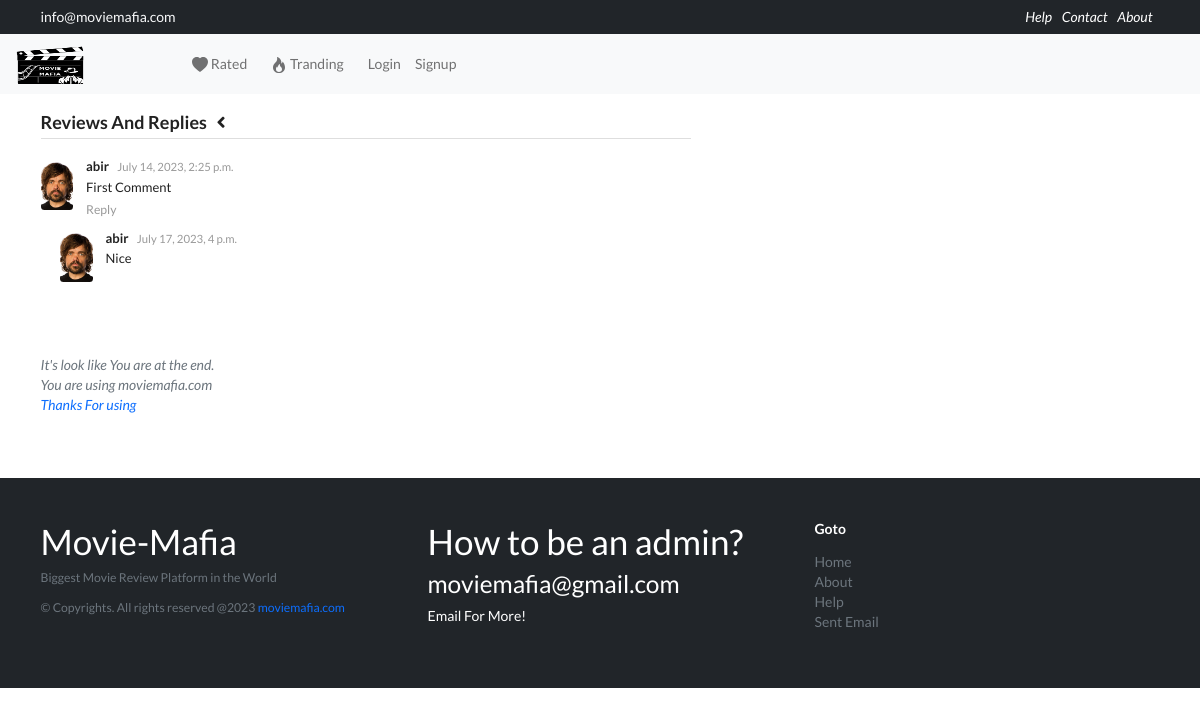
The page /4/replies/ on the database its author committed.
### movie/models.py (models this page shows, shortened)
class Review(models.Model):
    user = models.ForeignKey(Profile, on_delete=models.CASCADE)
    post = models.ForeignKey(Movie, on_delete=models.CASCADE)
    body = models.TextField()
    liked = models.ManyToManyField(
        Profile, default=None, related_name='likesr', blank=True)
    updated = models.DateTimeField(auto_now=True)
    created = models.DateTimeField(auto_now_add=True)
    class Meta:
        ordering = ['-created']

class Reply(models.Model):
    user = models.ForeignKey(Profile, on_delete=models.CASCADE)
    comment = models.ForeignKey(Review, on_delete=models.CASCADE)
    body = models.TextField()
    liked = models.ManyToManyField(
        Profile, default=None, related_name='likerep', blank=True)
    updated = models.DateTimeField(auto_now=True)
    created = models.DateTimeField(auto_now_add=True)
    class Meta:
        ordering = ['-created']

### profiles/models.py (models this page shows, shortened)
class Profile(models.Model):
    name = models.CharField(max_length=200, blank=True)
    user = models.OneToOneField(User, on_delete=models.CASCADE)
    avatar = models.ImageField(default='avatar.png', upload_to='avatars/')
    country = models.CharField(
        max_length=15, choices=countryChoice, default="UNITED STATES")
    phoneNum = models.BigIntegerField(default=880)
    updated = models.DateTimeField(auto_now=True)
    created = models.DateTimeField(auto_now_add=True)

### accounts/models.py (models this page shows, shortened)
class User(AbstractBaseUser, PermissionsMixin):
    username = models.CharField(max_length=255, unique=True, db_index=True)
    email = models.EmailField(max_length=255, unique=True, db_index=True)
    is_verified = models.BooleanField(default=False)
    is_active = models.BooleanField(default=True)
    is_staff = models.BooleanField(default=False)
    created_at = models.DateTimeField(auto_now_add=True)
    updated_at = models.DateTimeField(auto_now=True)
    USERNAME_FIELD = 'email'
    REQUIRED_FIELDS = ['username', ]
    objects = UserManager()

### movie/views.py (the view)
# urls.py: path('<pk>/replies/',seeReplies, name='see-replies'),
def seeReplies(request, pk):
    review = Review.objects.get(id=pk)
    allReplies = review.reply_set.all()
    context = {
        "review": review,
        "allReplies": allReplies,
    }
    return render(request, 'allReplies.html', context)

### movie/templates/allReplies.html (shortened to what this page needs)
{% extends 'base.html' %} {% block content %}
<div class="container">
  <div class="ui small comments">
    <h3 class="ui dividing header">
      Reviews And Replies
      <div class="visible content">
        <a href="#" onclick="history.back()" >
          <i class="angle left icon"></i>
        </a>
      </div>
    </h3>
    <div class="comment">
      <a class="avatar">
        <img src="{{review.user.avatar.url}}" />
      </a>
      <div class="content">
        <a class="author">{{review.user.user.username}}</a>
        <div class="metadata">
          <span class="date">{{review.created}}</span>
        </div>
        <div class="text">
          <p style="text-align: justify;">{{review.body}}</p>
        </div>
        <form
          id=""
          action="{% url 'reply-comment' review.id  %}"
          method="POST"
          class="ui form"
        >
          <div class="actions">
            <a id="replyButton-{{review.id}}" class="replyClass">Reply</a>
          </div>
        </form>
      </div>
      {% for reply in allReplies %}
      <div class="comments">
        <div class="comment">
          <a class="avatar">
            <img src="{{reply.user.avatar.url}}" />
          </a>
          <div class="content">
            <a class="author">{{reply.user.user.username}}</a>
            <div class="metadata">
              <span class="date">{{reply.created}}</span>
            </div>
            <div class="text">{{reply.body}}</div>
          </div>
        </div>
      </div>
      {% endfor %}
    </div>
  </div>
</div>
{% endblock content %}

### templates/main/footer.html (style rules this page uses)
a { color: inherit; text-decoration: none; transition: all 0.3s; }
body, html { height: 100%; }

### rows shown on the page
Review: user.avatar (picture), user.user.username "abir", created "July 14, 2023, 2:25 p.m.", body "First Comment"
Reply: user.avatar (picture), user.user.username "abir", created "July 17, 2023, 4 p.m.", body "Nice"
